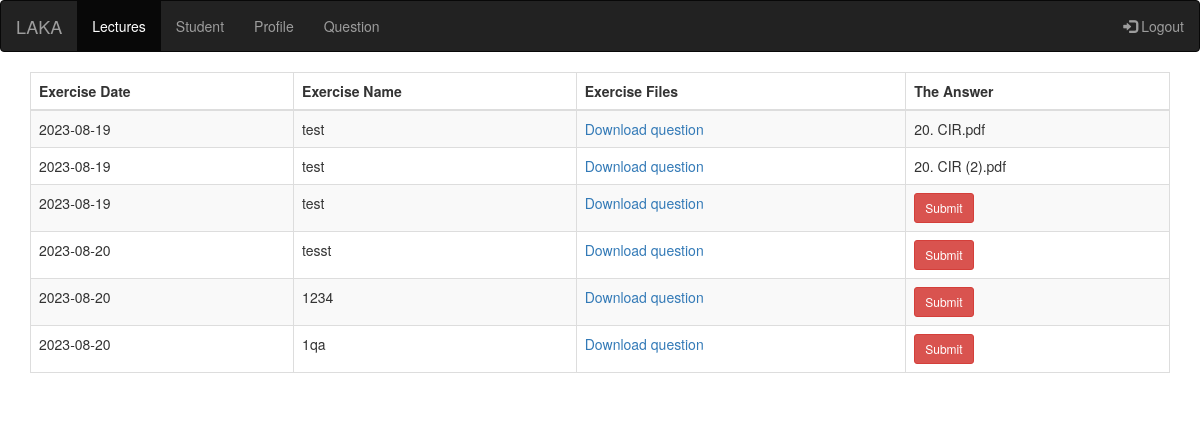
The page /stu_question.php (signed in) on the database its author committed.
### tables this page shows
CREATE TABLE `question` (
  `id` int(11) NOT NULL,
  `name` varchar(50) NOT NULL,
  `file` mediumtext NOT NULL,
  `username` varchar(50) NOT NULL,
  `date` date NOT NULL DEFAULT current_timestamp()
);

CREATE TABLE `answer` (
  `id` int(11) NOT NULL,
  `name` varchar(50) NOT NULL,
  `file` mediumtext DEFAULT NULL,
  `question_id` int(11) NOT NULL,
  `username` varchar(50) NOT NULL,
  `date` date NOT NULL DEFAULT current_timestamp()
);

### stu_question.php (the view, shortened to what this page needs)
<?php
    include 'stu_header.php';
?>
<!doctype html>
<html lang="en">
  <head>
</head>
<body>
    <div class="container mt-5">
        <div class="row">
            <div class="col-md-12">
                <div class="card">
                    <div class="card-body">
                        <table class="table table-bordered table-striped">
                            <thead>
                                <tr>
                                    <th>Exercise Date</th>
                                    <th>Exercise Name</th>
                                    <th>Exercise Files </th>
                                    <th>The Answer</th>
                                </tr>
                            </thead>
                            <tbody>
                                <?php
                                    if(isset($_SESSION['username'])) {
                                        $username = mysqli_real_escape_string($con, $_SESSION['username']);
                                        $query = "SELECT * FROM question";
                                        $query_run = mysqli_query($con, $query);
                                        $numrows = mysqli_num_rows($query_run);
                                        if($numrows > 0)
                                        {
                                            foreach($query_run as $question)
                                            {
                                                ?>
                                                <tr>
                                                    <td><?= $question['date']; ?></td>
                                                    <td><?= $question['name']; ?></td>
                                                    <td><a href="uploads/<?= $question['file']; ?>" download>Download question </a></td>
                                                    <?php
                                                        $questionid = $question['id'];
                                                        $query2 = "SELECT * FROM answer WHERE username = '$username' AND question_id = '$questionid'";
                                                        $query_run2 = mysqli_query($con, $query2);
                                                        $numrows2 = mysqli_num_rows($query_run2);
                                                        if($numrows2 == 1){
                                                            $row2 = mysqli_fetch_assoc($query_run2);
                                                            ?>
                                                            <td><?= $row2['file']; ?></td>
                                                        <?php }else{?>
                                                        <td>
                                                                <div>
                                                                    <a href="stu_answer_create.php?id=<?= $question['id']; ?>" class="btn btn-danger btn-sm">Submit</a>
                                                                </div>
                                                        </td>
                                                    </tr>
                                                        <?php }
                                        }
                                        }
                                    } else{
                                        echo "<h5> No Record Found </h5>";
                                    }
                                ?>
                            </tbody>
                        </table>
                    </div>
                </div>
            </div>
        </div>
    </div>
</body>
</html>

### rows shown on the page
question: date "2023-08-19", name "test", answer.file "20. CIR.pdf"
question: date "2023-08-19", name "test", answer.file "20. CIR (2).pdf"
question: date "2023-08-19", name "test"
question: date "2023-08-20", name "tesst"
question: date "2023-08-20", name "1234"
question: date "2023-08-20", name "1qa"
